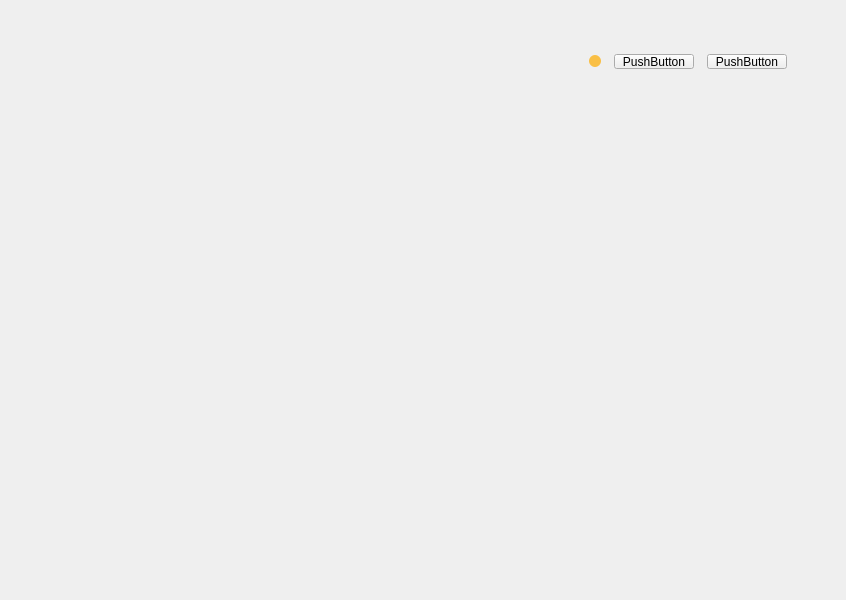
<?xml version="1.0" encoding="UTF-8"?>
<ui version="4.0">
 <class>MainWindow</class>
 <widget class="QMainWindow" name="MainWindow">
  <property name="geometry">
   <rect>
    <x>0</x>
    <y>0</y>
    <width>846</width>
    <height>600</height>
   </rect>
  </property>
  <property name="windowTitle">
   <string>MainWindow</string>
  </property>
  <widget class="QWidget" name="centralwidget">
   <layout class="QGridLayout" name="gridLayout">
    <property name="leftMargin">
     <number>0</number>
    </property>
    <property name="topMargin">
     <number>0</number>
    </property>
    <property name="rightMargin">
     <number>0</number>
    </property>
    <property name="bottomMargin">
     <number>0</number>
    </property>
    <item row="0" column="0">
     <layout class="QVBoxLayout" name="verticalLayout">
      <property name="leftMargin">
       <number>30</number>
      </property>
      <property name="topMargin">
       <number>30</number>
      </property>
      <property name="rightMargin">
       <number>30</number>
      </property>
      <property name="bottomMargin">
       <number>30</number>
      </property>
      <item>
       <widget class="QWidget" name="mainWidget" native="true">
        <layout class="QVBoxLayout" name="verticalLayout_3">
         <item>
          <layout class="QVBoxLayout" name="mainLayout" stretch="0,0">
           <item>
            <widget class="QWidget" name="titleBar" native="true">
             <property name="minimumSize">
              <size>
               <width>0</width>
               <height>30</height>
              </size>
             </property>
             <property name="maximumSize">
              <size>
               <width>16777215</width>
               <height>30</height>
              </size>
             </property>
             <property name="mouseTracking">
              <bool>true</bool>
             </property>
             <layout class="QHBoxLayout" name="horizontalLayout_2">
              <property name="spacing">
               <number>5</number>
              </property>
              <property name="leftMargin">
               <number>0</number>
              </property>
              <property name="topMargin">
               <number>0</number>
              </property>
              <property name="rightMargin">
               <number>0</number>
              </property>
              <property name="bottomMargin">
               <number>0</number>
              </property>
              <item>
               <layout class="QHBoxLayout" name="horizontalLayout" stretch="0,0,0,0">
                <property name="spacing">
                 <number>13</number>
                </property>
                <property name="topMargin">
                 <number>15</number>
                </property>
                <property name="rightMargin">
                 <number>20</number>
                </property>
                <item>
                 <spacer name="horizontalSpacer">
                  <property name="orientation">
                   <enum>Qt::Horizontal</enum>
                  </property>
                  <property name="sizeHint" stdset="0">
                   <size>
                    <width>40</width>
                    <height>20</height>
                   </size>
                  </property>
                 </spacer>
                </item>
                <item>
                 <widget class="QPushButton" name="pushButton">
                  <property name="minimumSize">
                   <size>
                    <width>12</width>
                    <height>12</height>
                   </size>
                  </property>
                  <property name="maximumSize">
                   <size>
                    <width>12</width>
                    <height>12</height>
                   </size>
                  </property>
                  <property name="palette">
                   <palette>
                    <active>
                     <colorrole role="WindowText">
                      <brush brushstyle="SolidPattern">
                       <color alpha="255">
                        <red>0</red>
                        <green>0</green>
                        <blue>0</blue>
                       </color>
                      </brush>
                     </colorrole>
                     <colorrole role="Button">
                      <brush brushstyle="SolidPattern">
                       <color alpha="255">
                        <red>249</red>
                        <green>191</green>
                        <blue>69</blue>
                       </color>
                      </brush>
                     </colorrole>
                     <colorrole role="Light">
                      <brush brushstyle="SolidPattern">
                       <color alpha="255">
                        <red>255</red>
                        <green>255</green>
                        <blue>127</blue>
                       </color>
                      </brush>
                     </colorrole>
                     <colorrole role="Midlight">
                      <brush brushstyle="SolidPattern">
                       <color alpha="255">
                        <red>255</red>
                        <green>255</green>
                        <blue>63</blue>
                       </color>
                      </brush>
                     </colorrole>
                     <colorrole role="Dark">
                      <brush brushstyle="SolidPattern">
                       <color alpha="255">
                        <red>127</red>
                        <green>127</green>
                        <blue>0</blue>
                       </color>
                      </brush>
                     </colorrole>
                     <colorrole role="Mid">
                      <brush brushstyle="SolidPattern">
                       <color alpha="255">
                        <red>170</red>
                        <green>170</green>
                        <blue>0</blue>
                       </color>
                      </brush>
                     </colorrole>
                     <colorrole role="Text">
                      <brush brushstyle="SolidPattern">
                       <color alpha="255">
                        <red>0</red>
                        <green>0</green>
                        <blue>0</blue>
                       </color>
                      </brush>
                     </colorrole>
                     <colorrole role="BrightText">
                      <brush brushstyle="SolidPattern">
                       <color alpha="255">
                        <red>255</red>
                        <green>255</green>
                        <blue>255</blue>
                       </color>
                      </brush>
                     </colorrole>
                     <colorrole role="ButtonText">
                      <brush brushstyle="SolidPattern">
                       <color alpha="255">
                        <red>0</red>
                        <green>0</green>
                        <blue>0</blue>
                       </color>
                      </brush>
                     </colorrole>
                     <colorrole role="Base">
                      <brush brushstyle="SolidPattern">
                       <color alpha="255">
                        <red>249</red>
                        <green>191</green>
                        <blue>69</blue>
                       </color>
                      </brush>
                     </colorrole>
                     <colorrole role="Window">
                      <brush brushstyle="SolidPattern">
                       <color alpha="255">
                        <red>249</red>
                        <green>191</green>
                        <blue>69</blue>
                       </color>
                      </brush>
                     </colorrole>
                     <colorrole role="Shadow">
                      <brush brushstyle="SolidPattern">
                       <color alpha="255">
                        <red>0</red>
                        <green>0</green>
                        <blue>0</blue>
                       </color>
                      </brush>
                     </colorrole>
                     <colorrole role="AlternateBase">
                      <brush brushstyle="SolidPattern">
                       <color alpha="255">
                        <red>255</red>
                        <green>255</green>
                        <blue>127</blue>
                       </color>
                      </brush>
                     </colorrole>
                     <colorrole role="ToolTipBase">
                      <brush brushstyle="SolidPattern">
                       <color alpha="255">
                        <red>255</red>
                        <green>255</green>
                        <blue>220</blue>
                       </color>
                      </brush>
                     </colorrole>
                     <colorrole role="ToolTipText">
                      <brush brushstyle="SolidPattern">
                       <color alpha="255">
                        <red>0</red>
                        <green>0</green>
                        <blue>0</blue>
                       </color>
                      </brush>
                     </colorrole>
                    </active>
                    <inactive>
                     <colorrole role="WindowText">
                      <brush brushstyle="SolidPattern">
                       <color alpha="255">
                        <red>208</red>
                        <green>208</green>
                        <blue>208</blue>
                       </color>
                      </brush>
                     </colorrole>
                     <colorrole role="Button">
                      <brush brushstyle="SolidPattern">
                       <color alpha="255">
                        <red>249</red>
                        <green>191</green>
                        <blue>69</blue>
                       </color>
                      </brush>
                     </colorrole>
                     <colorrole role="Light">
                      <brush brushstyle="SolidPattern">
                       <color alpha="255">
                        <red>255</red>
                        <green>255</green>
                        <blue>255</blue>
                       </color>
                      </brush>
                     </colorrole>
                     <colorrole role="Midlight">
                      <brush brushstyle="SolidPattern">
                       <color alpha="255">
                        <red>227</red>
                        <green>227</green>
                        <blue>227</blue>
                       </color>
                      </brush>
                     </colorrole>
                     <colorrole role="Dark">
                      <brush brushstyle="SolidPattern">
                       <color alpha="255">
                        <red>64</red>
                        <green>65</green>
                        <blue>66</blue>
                       </color>
                      </brush>
                     </colorrole>
                     <colorrole role="Mid">
                      <brush brushstyle="SolidPattern">
                       <color alpha="255">
                        <red>160</red>
                        <green>160</green>
                        <blue>160</blue>
                       </color>
                      </brush>
                     </colorrole>
                     <colorrole role="Text">
                      <brush brushstyle="SolidPattern">
                       <color alpha="255">
                        <red>208</red>
                        <green>208</green>
                        <blue>208</blue>
                       </color>
                      </brush>
                     </colorrole>
                     <colorrole role="BrightText">
                      <brush brushstyle="SolidPattern">
                       <color alpha="255">
                        <red>255</red>
                        <green>51</green>
                        <blue>51</blue>
                       </color>
                      </brush>
                     </colorrole>
                     <colorrole role="ButtonText">
                      <brush brushstyle="SolidPattern">
                       <color alpha="255">
                        <red>208</red>
                        <green>208</green>
                        <blue>208</blue>
                       </color>
                      </brush>
                     </colorrole>
                     <colorrole role="Base">
                      <brush brushstyle="SolidPattern">
                       <color alpha="255">
                        <red>249</red>
                        <green>191</green>
                        <blue>69</blue>
                       </color>
                      </brush>
                     </colorrole>
                     <colorrole role="Window">
                      <brush brushstyle="SolidPattern">
                       <color alpha="255">
                        <red>249</red>
                        <green>191</green>
                        <blue>69</blue>
                       </color>
                      </brush>
                     </colorrole>
                     <colorrole role="Shadow">
                      <brush brushstyle="SolidPattern">
                       <color alpha="255">
                        <red>105</red>
                        <green>105</green>
                        <blue>105</blue>
                       </color>
                      </brush>
                     </colorrole>
                     <colorrole role="AlternateBase">
                      <brush brushstyle="SolidPattern">
                       <color alpha="255">
                        <red>53</red>
                        <green>54</green>
                        <blue>55</blue>
                       </color>
                      </brush>
                     </colorrole>
                     <colorrole role="ToolTipBase">
                      <brush brushstyle="SolidPattern">
                       <color alpha="255">
                        <red>64</red>
                        <green>65</green>
                        <blue>66</blue>
                       </color>
                      </brush>
                     </colorrole>
                     <colorrole role="ToolTipText">
                      <brush brushstyle="SolidPattern">
                       <color alpha="255">
                        <red>208</red>
                        <green>208</green>
                        <blue>208</blue>
                       </color>
                      </brush>
                     </colorrole>
                    </inactive>
                    <disabled>
                     <colorrole role="WindowText">
                      <brush brushstyle="SolidPattern">
                       <color alpha="255">
                        <red>127</red>
                        <green>127</green>
                        <blue>0</blue>
                       </color>
                      </brush>
                     </colorrole>
                     <colorrole role="Button">
                      <brush brushstyle="SolidPattern">
                       <color alpha="255">
                        <red>249</red>
                        <green>191</green>
                        <blue>69</blue>
                       </color>
                      </brush>
                     </colorrole>
                     <colorrole role="Light">
                      <brush brushstyle="SolidPattern">
                       <color alpha="255">
                        <red>255</red>
                        <green>255</green>
                        <blue>127</blue>
                       </color>
                      </brush>
                     </colorrole>
                     <colorrole role="Midlight">
                      <brush brushstyle="SolidPattern">
                       <color alpha="255">
                        <red>255</red>
                        <green>255</green>
                        <blue>63</blue>
                       </color>
                      </brush>
                     </colorrole>
                     <colorrole role="Dark">
                      <brush brushstyle="SolidPattern">
                       <color alpha="255">
                        <red>127</red>
                        <green>127</green>
                        <blue>0</blue>
                       </color>
                      </brush>
                     </colorrole>
                     <colorrole role="Mid">
                      <brush brushstyle="SolidPattern">
                       <color alpha="255">
                        <red>170</red>
                        <green>170</green>
                        <blue>0</blue>
                       </color>
                      </brush>
                     </colorrole>
                     <colorrole role="Text">
                      <brush brushstyle="SolidPattern">
                       <color alpha="255">
                        <red>127</red>
                        <green>127</green>
                        <blue>0</blue>
                       </color>
                      </brush>
                     </colorrole>
                     <colorrole role="BrightText">
                      <brush brushstyle="SolidPattern">
                       <color alpha="255">
                        <red>255</red>
                        <green>255</green>
                        <blue>255</blue>
                       </color>
                      </brush>
                     </colorrole>
                     <colorrole role="ButtonText">
                      <brush brushstyle="SolidPattern">
                       <color alpha="255">
                        <red>127</red>
                        <green>127</green>
                        <blue>0</blue>
                       </color>
                      </brush>
                     </colorrole>
                     <colorrole role="Base">
                      <brush brushstyle="SolidPattern">
                       <color alpha="255">
                        <red>249</red>
                        <green>191</green>
                        <blue>69</blue>
                       </color>
                      </brush>
                     </colorrole>
                     <colorrole role="Window">
                      <brush brushstyle="SolidPattern">
                       <color alpha="255">
                        <red>249</red>
                        <green>191</green>
                        <blue>69</blue>
                       </color>
                      </brush>
                     </colorrole>
                     <colorrole role="Shadow">
                      <brush brushstyle="SolidPattern">
                       <color alpha="255">
                        <red>0</red>
                        <green>0</green>
                        <blue>0</blue>
                       </color>
                      </brush>
                     </colorrole>
                     <colorrole role="AlternateBase">
                      <brush brushstyle="SolidPattern">
                       <color alpha="255">
                        <red>53</red>
                        <green>54</green>
                        <blue>55</blue>
                       </color>
                      </brush>
                     </colorrole>
                     <colorrole role="ToolTipBase">
                      <brush brushstyle="SolidPattern">
                       <color alpha="255">
                        <red>64</red>
                        <green>65</green>
                        <blue>66</blue>
                       </color>
                      </brush>
                     </colorrole>
                     <colorrole role="ToolTipText">
                      <brush brushstyle="SolidPattern">
                       <color alpha="255">
                        <red>208</red>
                        <green>208</green>
                        <blue>208</blue>
                       </color>
                      </brush>
                     </colorrole>
                    </disabled>
                   </palette>
                  </property>
                  <property name="mouseTracking">
                   <bool>true</bool>
                  </property>
                  <property name="styleSheet">
                   <string notr="true">QPushButton{background-color:#f9bf45;border-radius:6px}
QPushButton:hover {background-color:#f9bf45;border-radius:9px;}
QPushButton:pressed {background-color:#ffb11b;border-radius:9px;}</string>
                  </property>
                  <property name="text">
                   <string/>
                  </property>
                 </widget>
                </item>
                <item>
                 <widget class="QPushButton" name="pushButton_3">
                  <property name="text">
                   <string>PushButton</string>
                  </property>
                 </widget>
                </item>
                <item>
                 <widget class="QPushButton" name="pushButton_2">
                  <property name="text">
                   <string>PushButton</string>
                  </property>
                 </widget>
                </item>
               </layout>
              </item>
             </layout>
            </widget>
           </item>
           <item>
            <widget class="QWidget" name="mainDisplay" native="true">
             <property name="mouseTracking">
              <bool>true</bool>
             </property>
             <layout class="QVBoxLayout" name="verticalLayout_2">
              <property name="spacing">
               <number>6</number>
              </property>
              <property name="leftMargin">
               <number>0</number>
              </property>
              <property name="topMargin">
               <number>0</number>
              </property>
              <property name="rightMargin">
               <number>0</number>
              </property>
              <property name="bottomMargin">
               <number>0</number>
              </property>
              <item>
               <layout class="QVBoxLayout" name="displayLayout">
                <property name="leftMargin">
                 <number>30</number>
                </property>
                <property name="topMargin">
                 <number>15</number>
                </property>
                <property name="rightMargin">
                 <number>30</number>
                </property>
                <property name="bottomMargin">
                 <number>30</number>
                </property>
               </layout>
              </item>
             </layout>
            </widget>
           </item>
          </layout>
         </item>
        </layout>
       </widget>
      </item>
     </layout>
    </item>
   </layout>
  </widget>
 </widget>
 <resources/>
 <connections/>
</ui>
